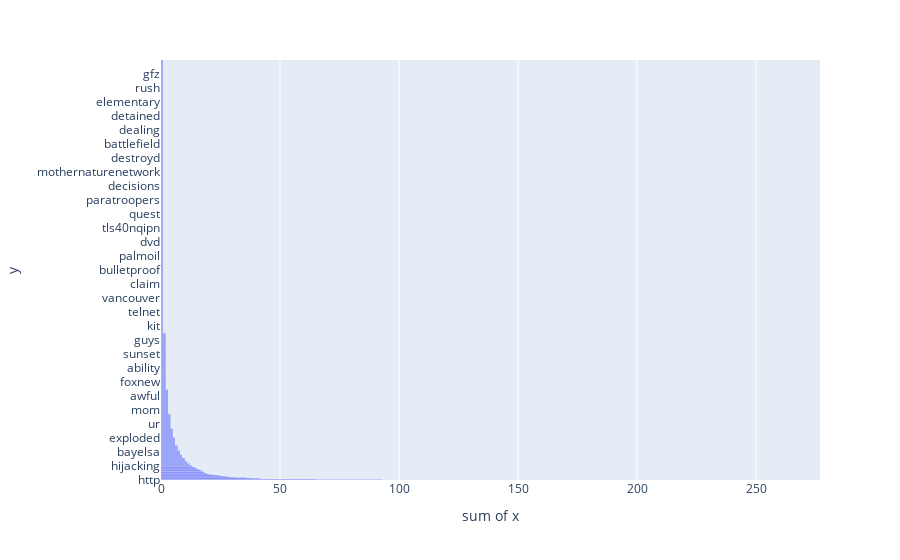

The notebook cell saved with this chart:
### Code cell
feat = df2['keyword'].value_counts()
print(feat.head())
#fig = px.scatter(feat,x=feat.values, y=feat.index, size=feat.values)
fig = px.histogram(feat.head(10),x=feat.values, y=feat.index)
#fig = px.pie(feat,x=feat.values, y=feat.index)
fig.show()

### Figure 1 — Plotly figure (JSON) as saved in the notebook; plotly's stock layout.template omitted (floating-point values rounded to 4 significant figures; data arrays with more than 128 entries replaced by an {"elided": "..."} marker saying what was removed)
{"data": [{"alignmentgroup": "True", "bingroup": "y", "histfunc": "sum", "hovertemplate": "sum of x=%{x}<br>y=%{y}<extra></extra>", "legendgroup": "", "marker": {"color": "#636efa"}, "name": "", "offsetgroup": "", "orientation": "h", "showlegend": false, "type": "histogram", "x": {"elided": "4768 int values"}, "xaxis": "x", "y": {"elided": "4768 str values"}, "yaxis": "y"}], "layout": {"barmode": "relative", "legend": {"tracegroupgap": 0}, "margin": {"t": 60}, "xaxis": {"anchor": "y", "domain": [0, 1], "title": {"text": "sum of x"}}, "yaxis": {"anchor": "x", "domain": [0, 1], "title": {"text": "y"}}}}
